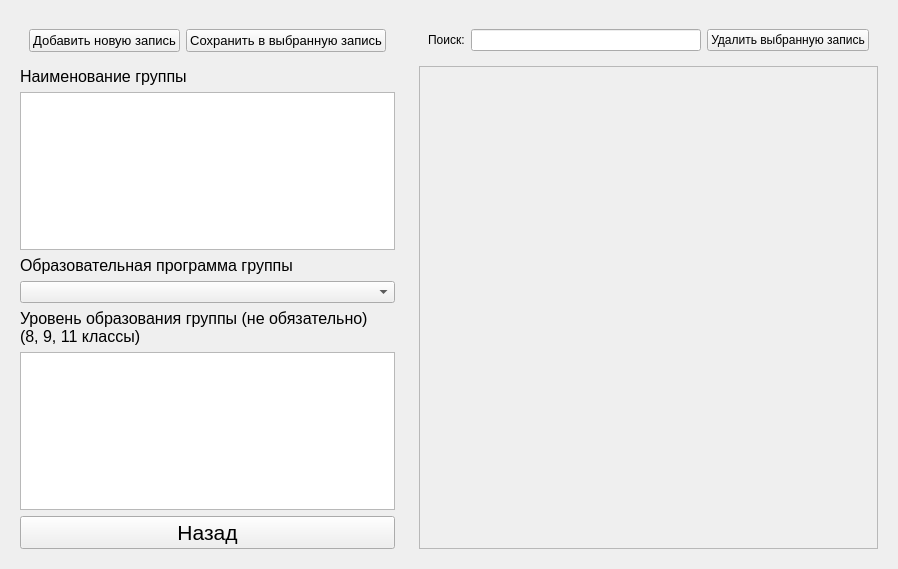
<?xml version="1.0" encoding="UTF-8"?>
<ui version="4.0">
 <class>Groups</class>
 <widget class="QWidget" name="Groups">
  <property name="geometry">
   <rect>
    <x>0</x>
    <y>0</y>
    <width>898</width>
    <height>569</height>
   </rect>
  </property>
  <property name="windowTitle">
   <string>Группы обучающихся</string>
  </property>
  <layout class="QHBoxLayout" name="hL_Groups" stretch="1,2">
   <item>
    <widget class="QWidget" name="widget_groups_input_box" native="true">
     <layout class="QVBoxLayout" name="vL_widget_groups_input_box">
      <item>
       <widget class="QWidget" name="widget_groups_edit_buts" native="true">
        <layout class="QHBoxLayout" name="hL_widget_groups_edit_buts">
         <item>
          <widget class="QPushButton" name="pushButton_groups_add">
           <property name="font">
            <font>
             <pointsize>10</pointsize>
            </font>
           </property>
           <property name="text">
            <string>Добавить новую запись</string>
           </property>
          </widget>
         </item>
         <item>
          <widget class="QPushButton" name="pushButton_groups_save">
           <property name="font">
            <font>
             <pointsize>10</pointsize>
            </font>
           </property>
           <property name="text">
            <string>Сохранить в выбранную запись</string>
           </property>
          </widget>
         </item>
        </layout>
       </widget>
      </item>
      <item>
       <widget class="QLabel" name="label_groups_name">
        <property name="font">
         <font>
          <pointsize>12</pointsize>
         </font>
        </property>
        <property name="text">
         <string>Наименование группы</string>
        </property>
       </widget>
      </item>
      <item>
       <widget class="QTextEdit" name="textEdit_groups_name"/>
      </item>
      <item>
       <widget class="QLabel" name="label_groups_prog">
        <property name="font">
         <font>
          <pointsize>12</pointsize>
         </font>
        </property>
        <property name="text">
         <string>Образовательная программа группы</string>
        </property>
       </widget>
      </item>
      <item>
       <widget class="QComboBox" name="comboBox_groups_prog">
        <property name="editable">
         <bool>false</bool>
        </property>
        <property name="currentIndex">
         <number>-1</number>
        </property>
        <property name="placeholderText">
         <string/>
        </property>
       </widget>
      </item>
      <item>
       <widget class="QLabel" name="label_groups_class">
        <property name="font">
         <font>
          <pointsize>12</pointsize>
         </font>
        </property>
        <property name="text">
         <string>Уровень образования группы (не обязательно)
(8, 9, 11 классы)</string>
        </property>
       </widget>
      </item>
      <item>
       <widget class="QTextEdit" name="textEdit_groups_class"/>
      </item>
      <item>
       <widget class="QPushButton" name="pushButton_groups_back">
        <property name="font">
         <font>
          <pointsize>16</pointsize>
         </font>
        </property>
        <property name="text">
         <string>Назад</string>
        </property>
       </widget>
      </item>
     </layout>
    </widget>
   </item>
   <item>
    <widget class="QWidget" name="widget_groups_list_box" native="true">
     <layout class="QVBoxLayout" name="vL_widget_groups_list_box">
      <item>
       <widget class="QWidget" name="widget_left_up_groups" native="true">
        <layout class="QHBoxLayout" name="hL_widget_left_up_groups">
         <item>
          <widget class="QLabel" name="label_search_groups">
           <property name="text">
            <string>Поиск:</string>
           </property>
          </widget>
         </item>
         <item>
          <widget class="QLineEdit" name="lineEdit_search_groups"/>
         </item>
         <item>
          <widget class="QPushButton" name="pushButton_groups_delete">
           <property name="text">
            <string>Удалить выбранную запись</string>
           </property>
          </widget>
         </item>
        </layout>
       </widget>
      </item>
      <item>
       <widget class="QScrollArea" name="scrollArea_groups_list">
        <property name="autoFillBackground">
         <bool>false</bool>
        </property>
        <property name="widgetResizable">
         <bool>true</bool>
        </property>
        <widget class="QWidget" name="sAWContent_groups_list">
         <property name="geometry">
          <rect>
           <x>0</x>
           <y>0</y>
           <width>466</width>
           <height>484</height>
          </rect>
         </property>
         <layout class="QVBoxLayout" name="vL_sAWContent_groups_list"/>
        </widget>
       </widget>
      </item>
     </layout>
    </widget>
   </item>
  </layout>
 </widget>
 <resources/>
 <connections/>
</ui>
